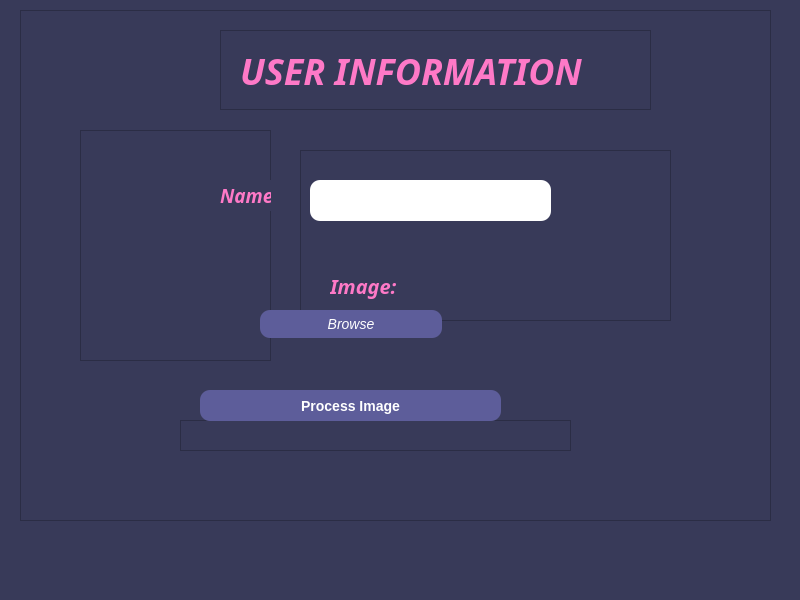
<?xml version="1.0" encoding="UTF-8"?>
<ui version="4.0">
 <class>MainWindow</class>
 <widget class="QMainWindow" name="MainWindow">
  <property name="geometry">
   <rect>
    <x>0</x>
    <y>0</y>
    <width>800</width>
    <height>600</height>
   </rect>
  </property>
  <property name="font">
   <font>
    <family>Calibri Light</family>
    <pointsize>10</pointsize>
    <italic>true</italic>
   </font>
  </property>
  <property name="windowTitle">
   <string>User</string>
  </property>
  <property name="styleSheet">
   <string notr="true">background-color: rgb(56, 58, 89);</string>
  </property>
  <widget class="QWidget" name="centralwidget">
   <widget class="QFrame" name="frame">
    <property name="geometry">
     <rect>
      <x>20</x>
      <y>10</y>
      <width>751</width>
      <height>511</height>
     </rect>
    </property>
    <property name="frameShape">
     <enum>QFrame::StyledPanel</enum>
    </property>
    <property name="frameShadow">
     <enum>QFrame::Raised</enum>
    </property>
    <widget class="QFrame" name="frame_textfields">
     <property name="geometry">
      <rect>
       <x>280</x>
       <y>140</y>
       <width>371</width>
       <height>171</height>
      </rect>
     </property>
     <property name="styleSheet">
      <string notr="true">background-color: rgb(56, 58, 89);</string>
     </property>
     <property name="frameShape">
      <enum>QFrame::StyledPanel</enum>
     </property>
     <property name="frameShadow">
      <enum>QFrame::Raised</enum>
     </property>
     <widget class="QTextEdit" name="txt_name">
      <property name="geometry">
       <rect>
        <x>10</x>
        <y>30</y>
        <width>241</width>
        <height>41</height>
       </rect>
      </property>
      <property name="styleSheet">
       <string notr="true">QTextEdit{
    background-color: white;
    border-width: 2px;
	color: #9b9bff;
    border-radius: 10px;
    border-color: beige;
    font: Italic 14px;
    min-width: 10em;
    padding: 6px;
}

</string>
      </property>
     </widget>
     <widget class="QLabel" name="lbl_User_Image">
      <property name="geometry">
       <rect>
        <x>30</x>
        <y>120</y>
        <width>71</width>
        <height>31</height>
       </rect>
      </property>
      <property name="font">
       <font>
        <family>Calibri Light</family>
        <pointsize>15</pointsize>
        <weight>75</weight>
        <italic>true</italic>
        <bold>true</bold>
       </font>
      </property>
      <property name="styleSheet">
       <string notr="true">color:rgb(254, 121, 199);</string>
      </property>
      <property name="text">
       <string>Image:</string>
      </property>
     </widget>
    </widget>
    <widget class="QFrame" name="frame_labels">
     <property name="geometry">
      <rect>
       <x>60</x>
       <y>120</y>
       <width>191</width>
       <height>231</height>
      </rect>
     </property>
     <property name="styleSheet">
      <string notr="true">background-color: rgb(56, 58, 89);</string>
     </property>
     <property name="frameShape">
      <enum>QFrame::StyledPanel</enum>
     </property>
     <property name="frameShadow">
      <enum>QFrame::Raised</enum>
     </property>
     <widget class="QLabel" name="lbl_User_name">
      <property name="geometry">
       <rect>
        <x>140</x>
        <y>50</y>
        <width>81</width>
        <height>31</height>
       </rect>
      </property>
      <property name="font">
       <font>
        <family>Calibri Light</family>
        <pointsize>14</pointsize>
        <weight>75</weight>
        <italic>true</italic>
        <bold>true</bold>
       </font>
      </property>
      <property name="styleSheet">
       <string notr="true">color:rgb(254, 121, 199);</string>
      </property>
      <property name="text">
       <string>Name:</string>
      </property>
     </widget>
    </widget>
    <widget class="QFrame" name="frame_heading">
     <property name="geometry">
      <rect>
       <x>200</x>
       <y>20</y>
       <width>431</width>
       <height>80</height>
      </rect>
     </property>
     <property name="styleSheet">
      <string notr="true">background-color: rgb(56, 58, 89);</string>
     </property>
     <property name="frameShape">
      <enum>QFrame::StyledPanel</enum>
     </property>
     <property name="frameShadow">
      <enum>QFrame::Raised</enum>
     </property>
     <widget class="QLabel" name="lbl_User_Heading">
      <property name="geometry">
       <rect>
        <x>20</x>
        <y>20</y>
        <width>371</width>
        <height>41</height>
       </rect>
      </property>
      <property name="font">
       <font>
        <family>Calibri Light</family>
        <pointsize>27</pointsize>
        <weight>75</weight>
        <italic>true</italic>
        <bold>true</bold>
       </font>
      </property>
      <property name="styleSheet">
       <string notr="true">color:rgb(254, 121, 199);</string>
      </property>
      <property name="text">
       <string>USER INFORMATION</string>
      </property>
     </widget>
    </widget>
    <widget class="QFrame" name="frame_buttons">
     <property name="geometry">
      <rect>
       <x>160</x>
       <y>410</y>
       <width>391</width>
       <height>31</height>
      </rect>
     </property>
     <property name="styleSheet">
      <string notr="true">background-color: rgb(56, 58, 89);
</string>
     </property>
     <property name="frameShape">
      <enum>QFrame::StyledPanel</enum>
     </property>
     <property name="frameShadow">
      <enum>QFrame::Raised</enum>
     </property>
    </widget>
    <widget class="QPushButton" name="btn_browse">
     <property name="geometry">
      <rect>
       <x>240</x>
       <y>300</y>
       <width>182</width>
       <height>28</height>
      </rect>
     </property>
     <property name="font">
      <font>
       <pointsize>-1</pointsize>
       <weight>50</weight>
       <italic>true</italic>
       <bold>false</bold>
      </font>
     </property>
     <property name="toolTip">
      <string>QString s1 = QFileDialog::getOpenFileName(this, &quot;Open a file&quot;, &quot;directoryToOpen&quot;, &quot;Images (*.png *.xpm *.jpg);;Text files (*.txt);;XML files (*.xml)&quot;);</string>
     </property>
     <property name="styleSheet">
      <string notr="true">QPushButton{
    background-color: rgb(93, 93, 154);
    border-width: 2px;
	color: white;
    border-radius: 10px;
    border-color: beige;
    font: Italic 14px;
    min-width: 10em;
    padding: 6px;
}
QPushButton:pressed {
    background-color: #9b9bff;
    border-style: inset;
}


</string>
     </property>
     <property name="text">
      <string>Browse</string>
     </property>
     <property name="QString s1" stdset="0">
      <string>QFileDialog::getOpenFileName(this, &quot;Open a file&quot;, &quot;directoryToOpen&quot;,
        &quot;Images (*.png *.xpm *.jpg);;Text files (*.txt);;XML files (*.xml)&quot;);</string>
     </property>
    </widget>
    <widget class="QPushButton" name="btn_process">
     <property name="geometry">
      <rect>
       <x>180</x>
       <y>380</y>
       <width>301</width>
       <height>31</height>
      </rect>
     </property>
     <property name="font">
      <font>
       <pointsize>-1</pointsize>
       <weight>75</weight>
       <italic>false</italic>
       <bold>true</bold>
      </font>
     </property>
     <property name="styleSheet">
      <string notr="true">QPushButton{
    background-color: rgb(93, 93, 154);
    border-width: 2px;
	color: white;
    border-radius: 10px;
    border-color: beige;
    font: bold  14px;
    min-width: 10em;
    padding: 6px;
}
QPushButton:pressed {
    background-color: #9b9bff;
    border-style: inset;
}
</string>
     </property>
     <property name="text">
      <string>Process Image</string>
     </property>
    </widget>
   </widget>
  </widget>
  <widget class="QStatusBar" name="statusbar"/>
 </widget>
 <resources/>
 <connections/>
</ui>
